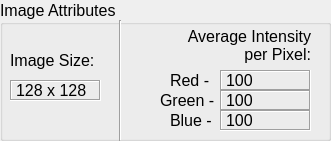
    <widget class="QGroupBox" name="attributesGroup">
     <property name="geometry">
      <rect>
       <x>10</x>
       <y>500</y>
       <width>331</width>
       <height>141</height>
      </rect>
     </property>
     <property name="font">
      <font>
       <pointsize>12</pointsize>
       <weight>50</weight>
       <bold>false</bold>
      </font>
     </property>
     <property name="title">
      <string>Image Attributes</string>
     </property>
     <widget class="QLabel" name="imageSizeLabel">
      <property name="geometry">
       <rect>
        <x>10</x>
        <y>50</y>
        <width>101</width>
        <height>21</height>
       </rect>
      </property>
      <property name="font">
       <font>
        <weight>50</weight>
        <bold>false</bold>
       </font>
      </property>
      <property name="frameShape">
       <enum>QFrame::NoFrame</enum>
      </property>
      <property name="text">
       <string>Image Size:</string>
      </property>
     </widget>
     <widget class="QLabel" name="imageSizeText">
      <property name="geometry">
       <rect>
        <x>10</x>
        <y>80</y>
        <width>91</width>
        <height>21</height>
       </rect>
      </property>
      <property name="frameShape">
       <enum>QFrame::Box</enum>
      </property>
      <property name="frameShadow">
       <enum>QFrame::Sunken</enum>
      </property>
      <property name="text">
       <string>128 x 128</string>
      </property>
     </widget>
     <widget class="QLabel" name="avgIntensityLabel">
      <property name="geometry">
       <rect>
        <x>180</x>
        <y>25</y>
        <width>131</width>
        <height>41</height>
       </rect>
      </property>
      <property name="font">
       <font>
        <weight>50</weight>
        <bold>false</bold>
       </font>
      </property>
      <property name="frameShape">
       <enum>QFrame::NoFrame</enum>
      </property>
      <property name="text">
       <string>Average Intensity per Pixel:</string>
      </property>
      <property name="alignment">
       <set>Qt::AlignRight|Qt::AlignTrailing|Qt::AlignVCenter</set>
      </property>
      <property name="wordWrap">
       <bool>true</bool>
      </property>
     </widget>
     <widget class="QLabel" name="redIntensityLabel">
      <property name="geometry">
       <rect>
        <x>170</x>
        <y>70</y>
        <width>71</width>
        <height>21</height>
       </rect>
      </property>
      <property name="font">
       <font>
        <weight>50</weight>
        <bold>false</bold>
       </font>
      </property>
      <property name="frameShape">
       <enum>QFrame::NoFrame</enum>
      </property>
      <property name="text">
       <string>Red - </string>
      </property>
     </widget>
     <widget class="QLabel" name="redIntensityLabel_2">
      <property name="geometry">
       <rect>
        <x>160</x>
        <y>90</y>
        <width>71</width>
        <height>21</height>
       </rect>
      </property>
      <property name="font">
       <font>
        <weight>50</weight>
        <bold>false</bold>
       </font>
      </property>
      <property name="frameShape">
       <enum>QFrame::NoFrame</enum>
      </property>
      <property name="text">
       <string>Green - </string>
      </property>
     </widget>
     <widget class="QLabel" name="redIntensityLabel_3">
      <property name="geometry">
       <rect>
        <x>170</x>
        <y>110</y>
        <width>71</width>
        <height>21</height>
       </rect>
      </property>
      <property name="font">
       <font>
        <weight>50</weight>
        <bold>false</bold>
       </font>
      </property>
      <property name="frameShape">
       <enum>QFrame::NoFrame</enum>
      </property>
      <property name="text">
       <string>Blue -</string>
      </property>
     </widget>
     <widget class="QLabel" name="redIntensityText">
      <property name="geometry">
       <rect>
        <x>220</x>
        <y>70</y>
        <width>91</width>
        <height>21</height>
       </rect>
      </property>
      <property name="frameShape">
       <enum>QFrame::Box</enum>
      </property>
      <property name="frameShadow">
       <enum>QFrame::Sunken</enum>
      </property>
      <property name="text">
       <string>100</string>
      </property>
     </widget>
     <widget class="QLabel" name="greenIntensityText">
      <property name="geometry">
       <rect>
        <x>220</x>
        <y>90</y>
        <width>91</width>
        <height>21</height>
       </rect>
      </property>
      <property name="frameShape">
       <enum>QFrame::Box</enum>
      </property>
      <property name="frameShadow">
       <enum>QFrame::Sunken</enum>
      </property>
      <property name="text">
       <string>100</string>
      </property>
     </widget>
     <widget class="QLabel" name="blueIntensityText">
      <property name="geometry">
       <rect>
        <x>220</x>
        <y>110</y>
        <width>91</width>
        <height>21</height>
       </rect>
      </property>
      <property name="frameShape">
       <enum>QFrame::Box</enum>
      </property>
      <property name="frameShadow">
       <enum>QFrame::Sunken</enum>
      </property>
      <property name="text">
       <string>100</string>
      </property>
     </widget>
     <widget class="Line" name="line">
      <property name="geometry">
       <rect>
        <x>110</x>
        <y>20</y>
        <width>20</width>
        <height>121</height>
       </rect>
      </property>
      <property name="orientation">
       <enum>Qt::Vertical</enum>
      </property>
     </widget>
    </widget>
